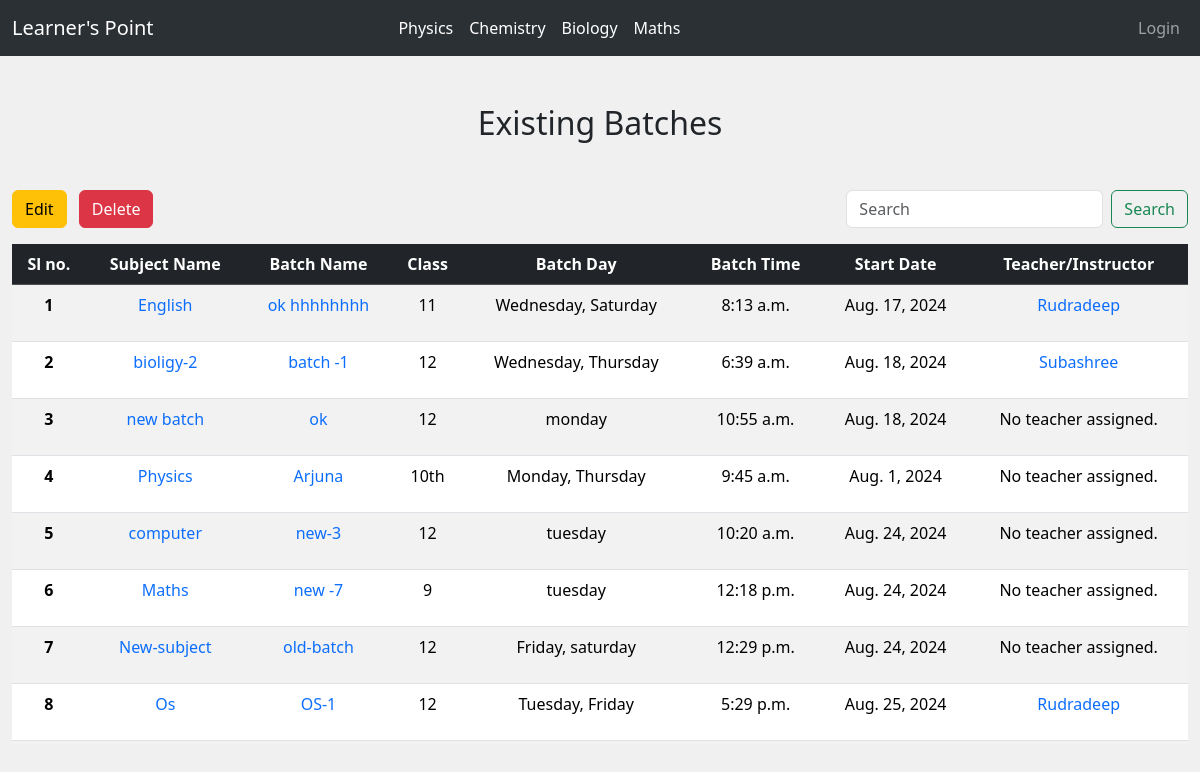
/view-batches/, run on the app's committed database.
### myapp/models.py (models this page shows, shortened)
class Batch(models.Model):
    DAYS = [
        ('MON', 'Monday'),
        ('TUE', 'Tuesday'),
        ('WED', 'Wednesday'),
        ('THU', 'Thursday'),
        ('FRI', 'Friday'),
        ('SAT', 'Saturday'),
        ('SUN', 'Sunday'),
    ]
    subject_name = models.CharField(max_length=100)
    batch_name = models.CharField(max_length=100,default="")
    batch_time = models.TimeField()
    batch_day = MultiSelectField(choices=DAYS)
    class_level = models.IntegerField(choices=[(1,1),(2,2),(3,3),(4,4),(5, 5), (6, 6), (7, 7), (8, 8), (9, 9), (10, 10), (11, 11), (12, 12)])
    class_mode = models.CharField(max_length=100, choices=[('ONLINE', 'ONLINE'), ('OFFLINE', 'OFFLINE')], default='ONLINE')
    start_date = models.DateField(default=timezone.now)
    teachers = models.ManyToManyField(Teacher, related_name='teachers')
    students = models.ManyToManyField(Student, related_name='students', blank=True)

class Teacher(models.Model):
    name = models.CharField(max_length=100)
    phone_number = models.CharField(max_length=15)
    subject_teaches = models.CharField(max_length=100)
    qualification = models.CharField(max_length=100)

### myapp/views.py (the view)
# urls.py: path('view-batches/', view_batches, name='view_batches'),
def view_batches(request):
    search_query = request.GET.get('search', '')
    if search_query:
        batches = Batch.objects.filter(
            Q(subject_name__icontains=search_query) |
            Q(class_level__icontains=search_query) |
            Q(batch_day__icontains=search_query) |
            Q(teacher_name__icontains=search_query)
        )
    else:
        batches = Batch.objects.all()
    return render(request, 'view_batches.html', {'batches': batches})

### templates/view_batches.html (shortened to what this page needs)
{% extends "base.html" %}
{% load static %}
{% block body %}
<div class="container-fluid py-5">
    <h2 class="text-center mb-5">Existing Batches</h2>
    <div class="d-flex justify-content-between mb-3 flex-wrap">
        <div class="mb-2 mb-md-0">
            <button type="button" class="btn btn-warning me-2" id="toggleEdit">Edit</button>
            <button type="button" class="btn btn-danger" id="toggleDelete">Delete</button>
        </div>
        <form class="form-inline d-flex" method="GET" action="{% url 'view_batches' %}" role="search">
            <input class="form-control me-2" type="search" name="search" placeholder="Search" aria-label="Search"
                value="{{ request.GET.search }}">
            <button class="btn btn-outline-success" type="submit">Search</button>
        </form>
    </div>
    <div class="table-responsive" style="max-height: 500px; overflow-y: auto;">
        <table class="table table-striped text-wrap text-center mb-0">
            <thead class="table-dark sticky-top">
                <tr>
                    <th scope="col">Sl no.</th>
                    <th scope="col">Subject Name</th>
                    <th scope="col">Batch Name</th>
                    <th scope="col">Class</th>
                    <th scope="col">Batch Day</th>
                    <th scope="col">Batch Time</th>
                    <th scope="col">Start Date</th>
                    <th scope="col">Teacher/Instructor</th>
                </tr>
            </thead>
            <tbody>
                {% for batch in batches %}
                <tr>
                    <th scope="row">{{ forloop.counter }}</th>
                    <td><a href="{% url 'batch_detail' batch.id %}" class="text-decoration-none">{{ batch.subject_name }}</a></td>
                    <td><a href="{% url 'batch_detail' batch.id %}" class="text-decoration-none">{{ batch.batch_name }}</a></td>
                    <td>{{ batch.class_level }}</td>
                    <td>{{ batch.batch_day }}</td>
                    <td>{{ batch.batch_time }}</td>
                    <td>{{ batch.start_date }}</td>
                    <td>
                        <p>
                            {% for teacher in batch.teachers.all %}
                                <a href="{% url 'add_teacher' %}" class="text-decoration-none">{{ teacher.name }}</a>
                            {% empty %}
                                No teacher assigned.
                            {% endfor %}
                        </p>
                    </td>
                </tr>
                {% empty %}
                <tr>
                    <td colspan="10" class="text-center">No batches available.</td>
                </tr>
                {% endfor %}
            </tbody>
        </table>
    </div>
</div>
{% endblock body %}

### data on the page
Batch: subject_name "English", batch_name "ok hhhhhhhh", class_level "11", batch_day "Wednesday, Saturday", batch_time "8:13 a.m.", start_date "Aug. 17, 2024"
Teacher: name "Rudradeep"
Batch: subject_name "bioligy-2", batch_name "batch -1", class_level "12", batch_day "Wednesday, Thursday", batch_time "6:39 a.m.", start_date "Aug. 18, 2024"
Teacher: name "Subashree"
Batch: subject_name "new batch", batch_name "ok", class_level "12", batch_day "monday", batch_time "10:55 a.m.", start_date "Aug. 18, 2024"
Batch: subject_name "Physics", batch_name "Arjuna", class_level "10th", batch_day "Monday, Thursday", batch_time "9:45 a.m.", start_date "Aug. 1, 2024"
Batch: subject_name "computer", batch_name "new-3", class_level "12", batch_day "tuesday", batch_time "10:20 a.m.", start_date "Aug. 24, 2024"
Batch: subject_name "Maths", batch_name "new -7", class_level "9", batch_day "tuesday", batch_time "12:18 p.m.", start_date "Aug. 24, 2024"
Batch: subject_name "New-subject", batch_name "old-batch", class_level "12", batch_day "Friday, saturday", batch_time "12:29 p.m.", start_date "Aug. 24, 2024"
Batch: subject_name "Os", batch_name "OS-1", class_level "12", batch_day "Tuesday, Friday", batch_time "5:29 p.m.", start_date "Aug. 25, 2024"
